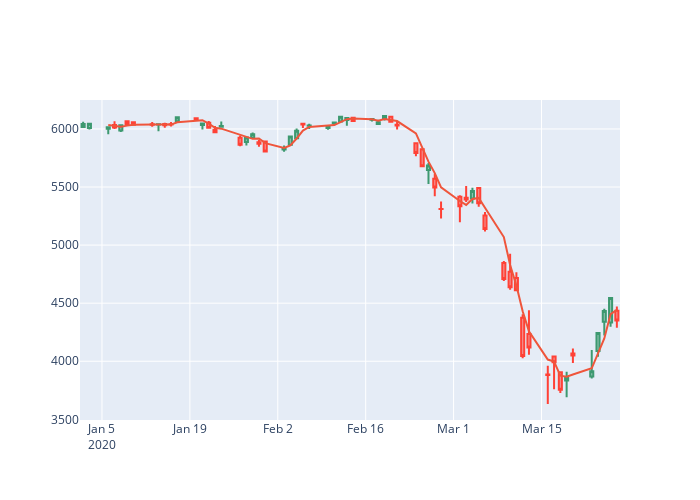

Source (notebook cell):
### Markdown cell above
## Candlestick with one moving average

Once we've opened our dataset, we'll now **create the graph**. We have to **specify which column to use** for opening, closing etc. 

To add the moving average, all we need to do is add an `Scatter` to the `data` argument, and specify the values on the **x-axis** (in this case, time) and those on the **y-axis** (the moving average calculated previously).

### Code cell
fig = go.Figure(data=[go.Candlestick(
                
                x = stock_data.index, # date values
                open = stock_data['Open'],
                high = stock_data['High'],
                low = stock_data['Low'],
                close = stock_data['Close']),
                      
                      # Add the moving average
                      go.Scatter(x=stock_data['moving3'].index,
                                 y=stock_data['moving3'])
                     ])

# Mask a default range slider
fig.update_layout(xaxis_rangeslider_visible=False)

# Set layout size
fig.update_layout(
    autosize=False,
    width=700,
    height=500,
    showlegend=False)
